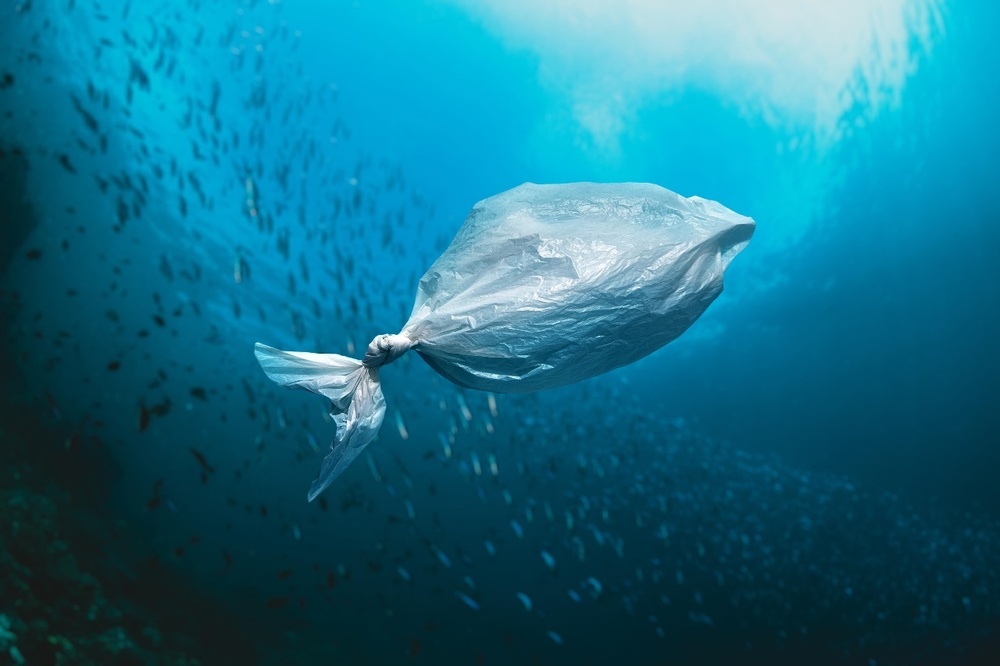
#> input picture image1.jpg, 1000 x 666 px, shrunk from 1280 x 853 before the run
$ python -i dark_channel_prior.py   (imports and definitions only)
#> lines starting #> are read from the running program, lines starting #| are printed output that depends on the picture
import numpy as np
import cv2 as cv
import matplotlib.pyplot as plt
import scipy.ndimage as ndimage

def bgr2rgb(img):
    b,g,r = cv.split(img)
    return cv.merge([r,g,b])


def get_dark_channel_prior(img, w_size=15):
    """
    img    -> 3D tensor in RGB format
    w_size -> size of patch to consider (default is 15)
    """
    J_dark = ndimage.minimum_filter(img, footprint=np.ones((w_size, w_size, 3)), mode='nearest')

    return J_dark[:, :, 1]


def estimate_atmospheric_light(img, w_size=15):
    """
    img -> 3D tensor in RGB format

    ret ->
        A_r |
        A_g | -> estimated atmospheric light in the RGB channels
        A_c |
    """
    size = img.shape[:2]
    k = int(0.001 * np.prod(size))
    j_dark = get_dark_channel_prior(img, w_size=w_size)
    idx = np.argpartition(-j_dark.ravel(), k)[:k]
    x, y = np.hsplit(np.column_stack(np.unravel_index(idx, size)), 2)

    A = np.array([img[x, y, 0].max(), img[x, y, 1].max(), img[x, y, 2].max()])
    return A


def estimate_transmission(img, omega=0.95, w_size=15):
    """
    Estimates the transmission map using the dark channel prior of the normalized image.
    A small fraction, omega, of the haze is kept to retain depth perspective after haze removal.

    img   -> 3D Tensor in RGB format
    omega -> fraction of haze to keep in image (default is 0.95)
    """
    A = estimate_atmospheric_light(img)
    norm_img = img / A
    norm_img_dc = get_dark_channel_prior(norm_img, w_size=w_size)

    return 1 - omega * norm_img_dc


def guided_filter(I, p, omega=60, eps=0.01):
    """
    from http://kaiminghe.com/publications/eccv10guidedfilter.pdf
    and  https://arxiv.org/pdf/1505.00996.pdf

    I     -> guidance image, 3D Tensor in RGB format
    p     -> filtering input image,
    omega -> window size (default is 60)
    eps   -> regularization parameter (default 0.01)
    """

    w_size = (omega, omega)
    I = I / 255
    I_r, I_g, I_b = I[:, :, 0], I[:, :, 1], I[:, :, 2]

    mean_I_r = cv.blur(I_r, w_size)
    mean_I_g = cv.blur(I_g, w_size)
    mean_I_b = cv.blur(I_b, w_size)

    mean_p = cv.blur(p, w_size)

    mean_Ip_r = cv.blur(I_r * p, w_size)
    mean_Ip_g = cv.blur(I_g * p, w_size)
    mean_Ip_b = cv.blur(I_b * p, w_size)

    cov_Ip_r = mean_Ip_r - mean_I_r * mean_p
    cov_Ip_g = mean_Ip_g - mean_I_g * mean_p
    cov_Ip_b = mean_Ip_b - mean_I_b * mean_p
    cov_Ip = np.stack([cov_Ip_r, cov_Ip_g, cov_Ip_b], axis=-1)

    var_I_rr = cv.blur(I_r * I_r, w_size) - mean_I_r * mean_I_r
    var_I_rg = cv.blur(I_r * I_g, w_size) - mean_I_r * mean_I_g
    var_I_rb = cv.blur(I_r * I_b, w_size) - mean_I_r * mean_I_b
    var_I_gb = cv.blur(I_g * I_b, w_size) - mean_I_g * mean_I_b
    var_I_gg = cv.blur(I_g * I_g, w_size) - mean_I_g * mean_I_g
    var_I_bb = cv.blur(I_b * I_b, w_size) - mean_I_b * mean_I_b

    a = np.zeros(I.shape)
    for x, y in np.ndindex(I.shape[:2]):
        Sigma = np.array([
            [var_I_rr[x, y], var_I_rg[x, y], var_I_rb[x, y]],
            [var_I_rg[x, y], var_I_gg[x, y], var_I_gb[x, y]],
            [var_I_rb[x, y], var_I_gb[x, y], var_I_bb[x, y]]
        ])
        c = cov_Ip[x, y, :]

        a[x, y, :] = np.linalg.inv(Sigma + eps * np.eye(3)).dot(c)

    mean_a = np.stack([cv.blur(a[:, :, 0], w_size), cv.blur(a[:, :, 1], w_size), cv.blur(a[:, :, 2], w_size)], axis=-1)
    mean_I = np.stack([mean_I_r, mean_I_g, mean_I_b], axis=-1)

    b = mean_p - np.sum(a * mean_I, axis=2)
    mean_b = cv.blur(b, w_size)
    q = np.sum(mean_a * I, axis=2) + mean_b

    return q


def haze_removal(img, w_size=15, a_omega=0.95, gf_w_size=200, eps=1e-6):
    """
    Implements the haze removal pipeline from
    Single Image Haze Removal Using Dark Channel Prior by He et al. (2009)

    I       -> 3D tensor in RGB format
    w_size  -> window size of local patch (default is 15)
    a_omega -> fraction of haze to keep in image (default is 0.95)
    omega   -> window size for guided filter (default is 200)
    eps     -> regularization parameter for guided filter(default 1e-6)
    """
    img = img.astype(np.int16)
    A = estimate_atmospheric_light(img, w_size=w_size)
    alpha_map = estimate_transmission(img, omega=a_omega, w_size=w_size)
    f_alpha_map = guided_filter(img, alpha_map, omega=gf_w_size, eps=eps)

    img[:, :, 0] -= A[0]
    img[:, :, 1] -= A[1]
    img[:, :, 2] -= A[2]
    z = np.maximum(f_alpha_map, 0.1)
    img[:, :, 0] = img[:, :, 0] / z
    img[:, :, 1] = img[:, :, 1] / z
    img[:, :, 2] = img[:, :, 2] / z

    img[:, :, 0] += A[0]
    img[:, :, 1] += A[1]
    img[:, :, 2] += A[2]

    img = np.maximum(img, 0)
    img = np.minimum(img, 255)

    return img, f_alpha_map

>>> import cv2
>>> picture = cv2.imread('image1.jpg')
#> picture is the input picture: shape (666, 1000, 3); mean B, G, R 134.1, 110.1, 22.3
>>> result = haze_removal(picture)
#> in get_dark_channel_prior, `return J_dark[:, :, 1]`:
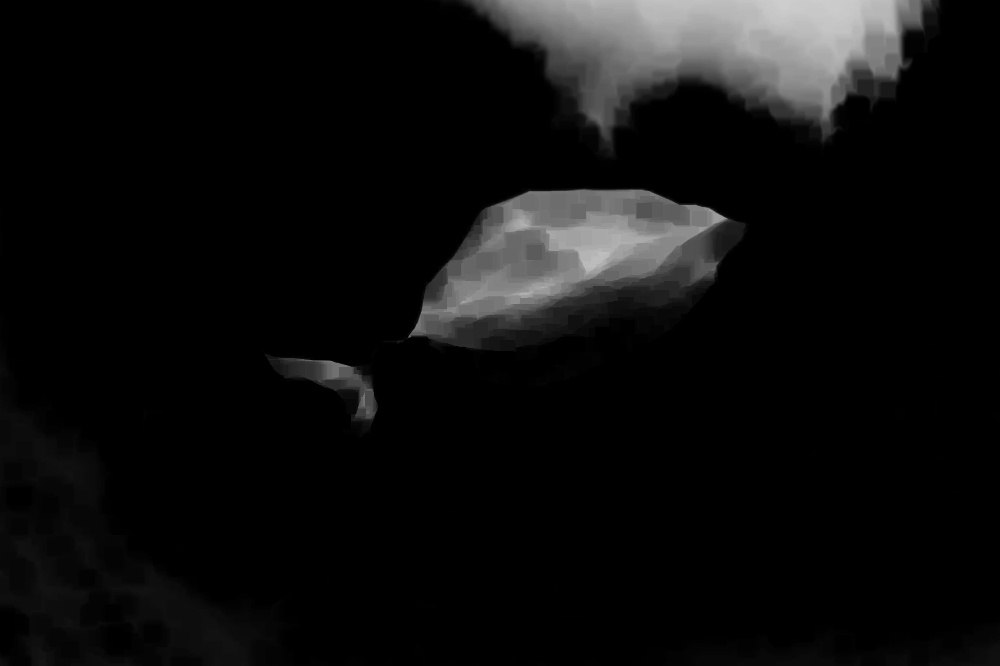
#> returned value: shape (666, 1000) int16; min 0, max 206, mean 14
#> in estimate_atmospheric_light, `idx = np.argpartition(-j_dark.ravel(), k)[:k]`: idx = 666 values, max 14836 at index 218, min 768 at index 586, mean 5418.9
#> in estimate_atmospheric_light, `x, y = np.hsplit(np.column_stack(np.unravel_index(idx, size)), 2)`: x = 666 values, max 14 at index 218, min 0 at index 487, mean 4.61; y = 666 values, max 856 at index 487, min 768 at index 586, mean 809.3
#> in estimate_atmospheric_light, `A = np.array([img[x, y, 0].max(), img[x, y, 1].max(), img[x, y, 2].max..`: A = [233, 229, 210]
#> in guided_filter, `var_I_gg = cv.blur(I_g * I_g, w_size) - mean_I_g * mean_I_g`:
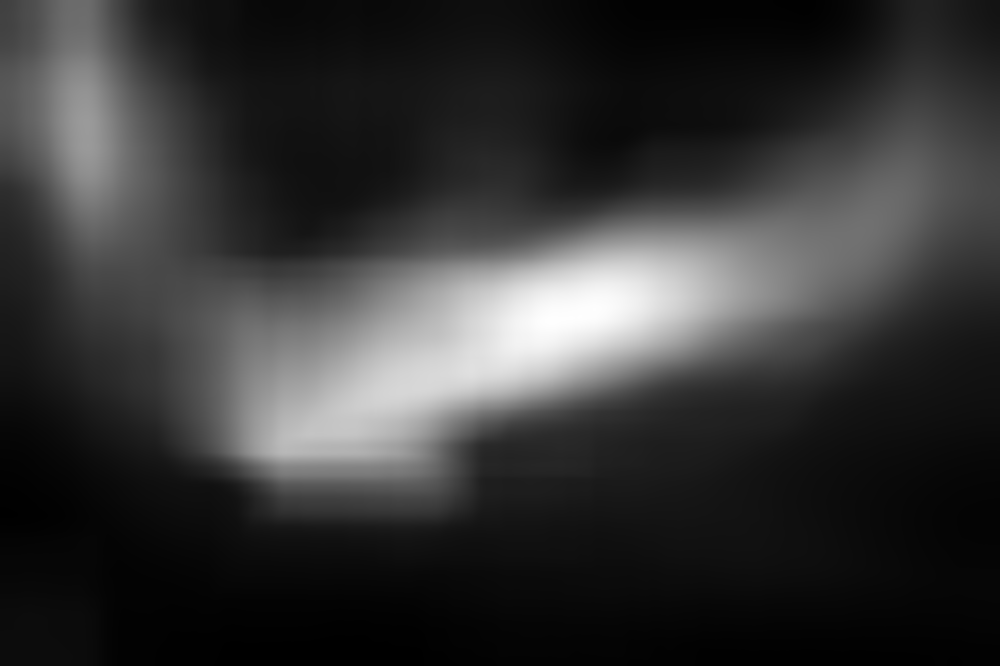
#> var_I_gg: shape (666, 1000) float64; min 0.000262, max 0.0427, mean 0.00922; drawn with min black and max white
#> in guided_filter, `var_I_bb = cv.blur(I_b * I_b, w_size) - mean_I_b * mean_I_b`:
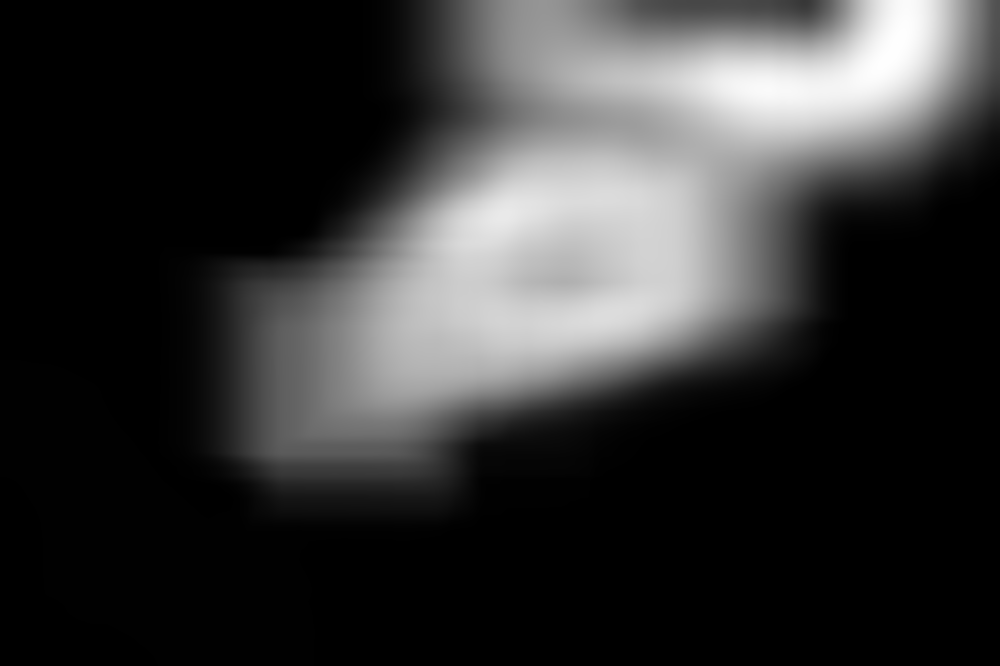
#> var_I_bb: shape (666, 1000) float64; min 9.1e-06, max 0.105, mean 0.0219; drawn with min black and max white
#> after the loop in guided_filter, `for x, y in np.ndindex(I.shape[:2]):`:
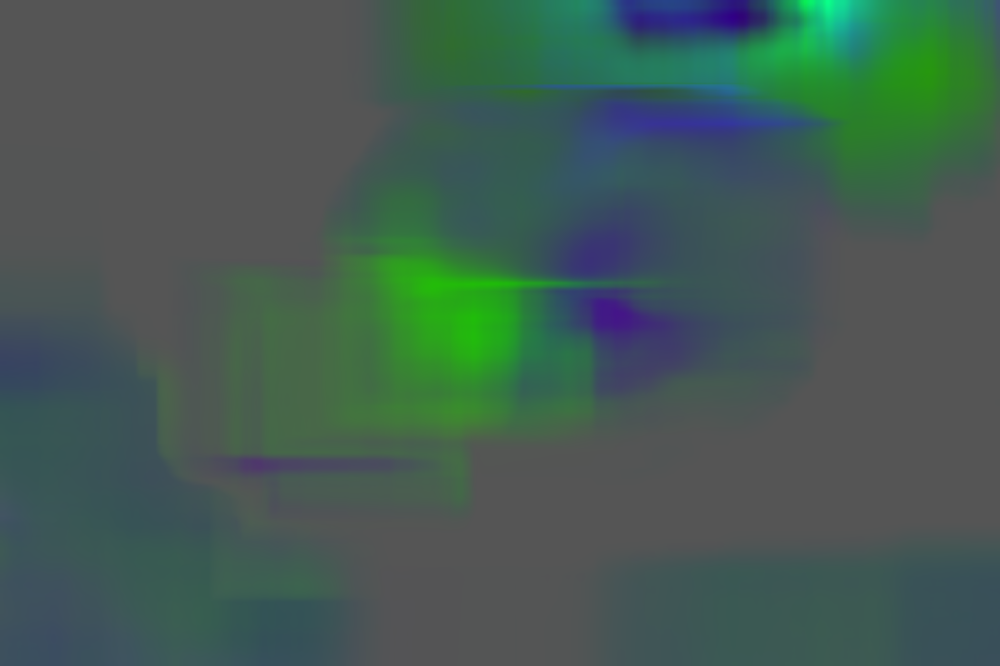
#> a: shape (666, 1000, 3) float64; mean of channels 0, 1, 2 -0.0587, 0.182, -0.472; drawn with min black and max white
#> in guided_filter, `mean_a = np.stack([cv.blur(a[:, :, 0], w_size), cv.blur(a[:, :, 1], w_..`:
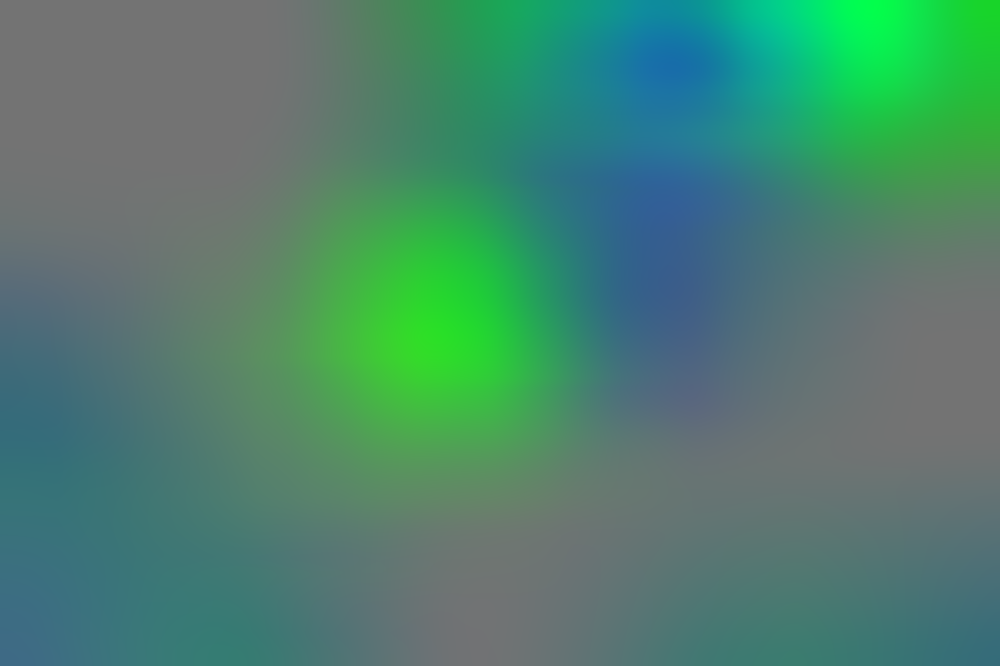
#> mean_a: shape (666, 1000, 3) float64; mean of channels 0, 1, 2 -0.059, 0.183, -0.472; drawn with min black and max white
#> in guided_filter, `q = np.sum(mean_a * I, axis=2) + mean_b`:
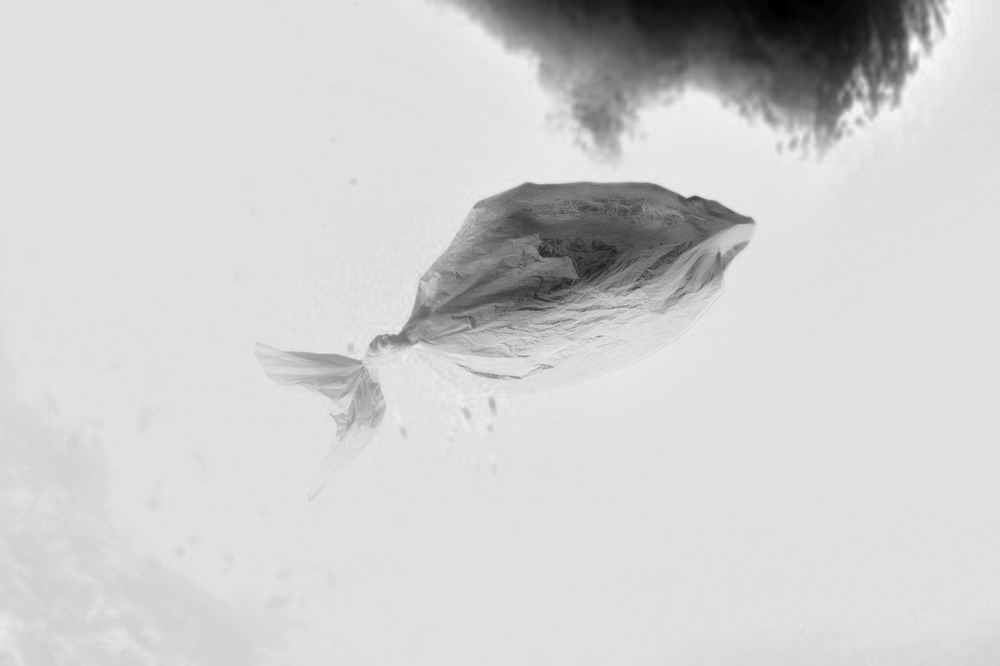
#> q: shape (666, 1000) float64; min 0.126, max 1.12, mean 0.937; drawn with min black and max white
#> in haze_removal, `img = np.minimum(img, 255)`:
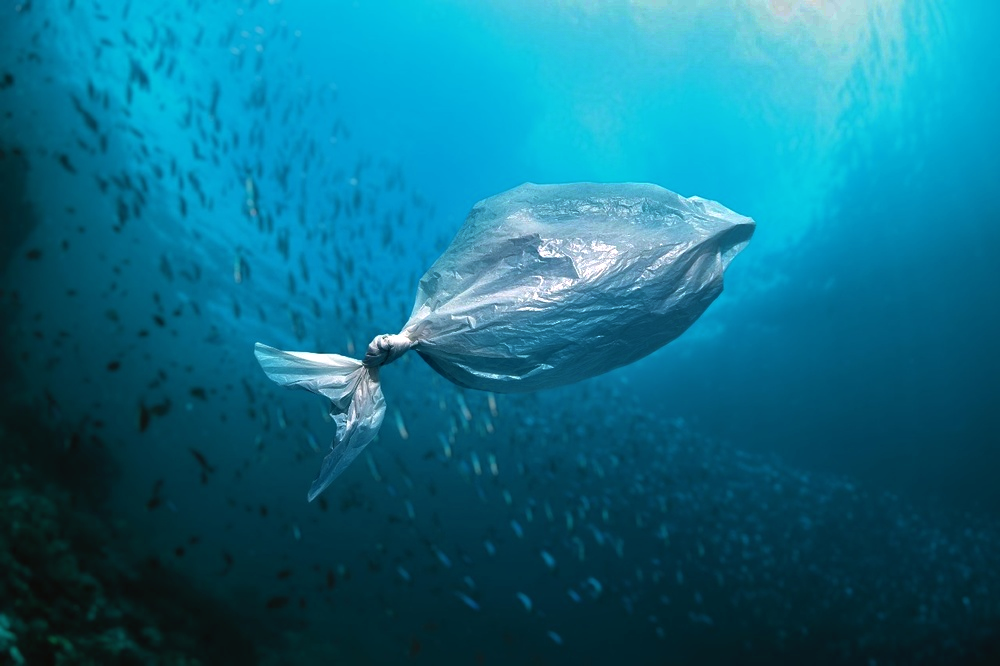
#> img: shape (666, 1000, 3) int16; mean B, G, R 132.8, 107.9, 15.9
